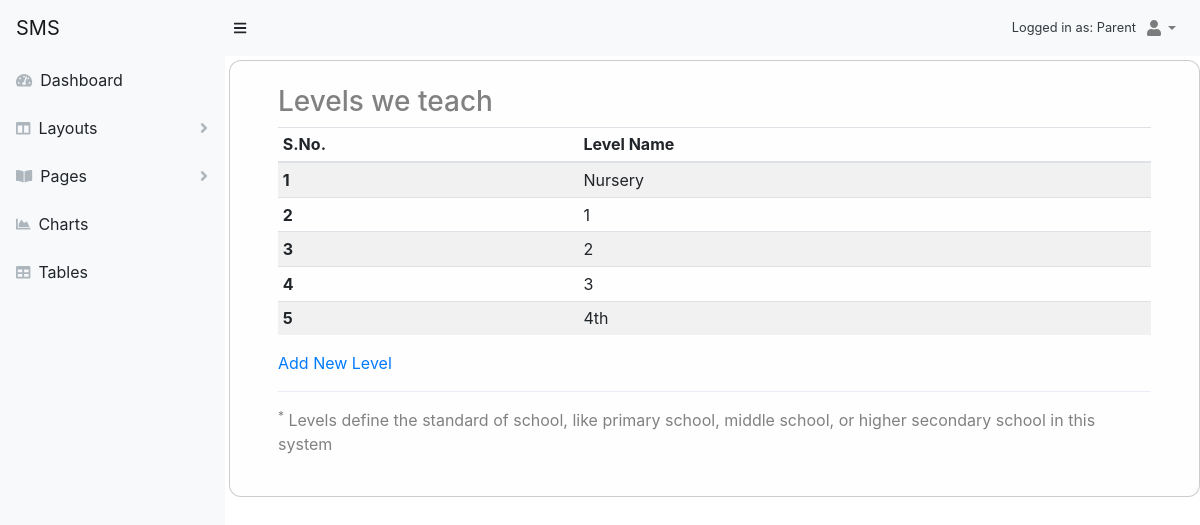
Page /campus/levels/ (signed in) on the committed database.
### accounts/models.py (models this page shows, shortened)
class User(AbstractBaseUser, PermissionsMixin):
    email = models.EmailField(_('email address'), unique=True)
    first_name = models.CharField(_('first name'), max_length=30, blank=True)
    last_name = models.CharField(_('last name'), max_length=30, blank=True)
    date_joined = models.DateTimeField(_('date joined'), auto_now_add=True)
    is_active = models.BooleanField(_('active'), default=True)
    is_staff = models.BooleanField(_('staff'), default=True)
    objects = UserManager()
    USERNAME_FIELD = 'email'
    REQUIRED_FIELDS = []
    class Meta:
        db_table = "User"
        verbose_name = _('user')
        verbose_name_plural = _('users')

### campus/models.py (models this page shows, shortened)
class Level(models.Model):
    name = models.CharField(max_length=20, unique=True)
    class Meta:
        db_table = 'Level'
        verbose_name = _('Level')
        verbose_name_plural = _('Levels')

### campus/views.py (the view)
# urls.py: path('levels/', views.Levels.as_view(), name='levels'),
class Levels(View):
    template_name = 'campus/level/levels.html'
    def get(self, request):
        levels = Level.objects.all()
        context = { 'levels': levels }
        return render(request, self.template_name, context)

### templates/campus/level/levels.html (shortened to what this page needs)
{% extends 'layouts/base.html' %}
{% block content %}
<div class="container">
    <h3>Levels we teach</h3>
    <table class="table table-sm table-striped">
        <thead>
            <tr>
                <th>S.No.</th>
                <th>Level Name</th>
            </tr>
        </thead>
        <tbody>
            {% for level in levels %}
            <tr>
                <th>{{ forloop.counter }}</th>
                <td>{{level.name}}</td>
            </tr>
            {% endfor %}
        </tbody>
    </table>
    <a href="{% url 'campus:add_level' %}">Add New Level</a>
    <hr>
    <p><sup>*</sup> Levels define the standard of school, like primary school, middle school, or higher secondary school in this system</p>
</div>
{% endblock content %}

### templates/layouts/base.html (shortened to what this page needs)
{% load static %}
<!DOCTYPE html>
<html lang="en">
    <head>
        <link href={% static 'css/styles.css' %} rel="stylesheet" />
        <link href="https://cdn.datatables.net/1.10.20/css/dataTables.bootstrap4.min.css" rel="stylesheet" />
    </head>
    <body class="sb-nav-fixed">
        <nav class="sb-topnav navbar navbar-expand navbar-light bg-light">
            <a class="navbar-brand" href={% url 'accounts:profile' %}>SMS</a>
            <button class="btn btn-link btn-sm order-1 order-lg-0" id="sidebarToggle"  data-toggle="collapse"  data-target="#layoutSidenav_nav" aria-controls="navbarTogglerDemo01" aria-expanded="false" aria-label="Toggle navigation">
                <i class="fas fa-bars"></i>
            </button>
            {% if user.is_authenticated %}
            <div class="small text-dark ml-auto">Logged in as: {%if user.groups.first.name is null %} Developer {%endif%}
                {{user.groups.first.name}}</div>
            <ul class="navbar-nav ml-auto ml-md-0 ">
                <li class="nav-item dropdown">
                    <a class="nav-link dropdown-toggle" id="userDropdown" href="#" role="button" data-toggle="dropdown" aria-haspopup="true" aria-expanded="false"><i class="fas fa-user fa-fw"></i></a>
                </li>
            </ul>
            {% else %}
                <ul class="navbar-nav ml-auto">
                    <li><a style="color:rgb(92, 77, 77); text-decoration:none; padding:20px;" href={% url 'password_reset' %}>Reset Password</a></li>
                    <li><a style="color:rgb(92, 77, 77); text-decoration:none; padding:20px;" href={% url 'accounts:login' %}>Login</a></li>
                </ul>
            {%endif%}
        </nav>
        <div id="layoutSidenav">
            <div id="layoutSidenav_nav">
                {% if user.is_authenticated %}
            <div class="col-sm-2" style="background-color: #FAFAFA;">
                {% if user.groups.first.name is null %}
                        {% include "includes/developerSidebar.html" %}
                {% elif user.groups.first.name == 'Principal' %}
                        {% include "includes/principalSidebar.html" %}
                {% elif user.groups.first.name == 'HR' %}
                        {% include "includes/hrStaffSidebar.html" %}
                {% elif user.groups.first.name == 'Teacher' %}
                        {% include "includes/teacherSidebar.html" %}
                {% elif user.groups.first.name == 'Student' %}
                        {% include "includes/studentSidebar.html" %}
                {% elif user.groups.first.name == 'Parent' %}
                        {% include "includes/parentSidebar.html" %}
                {% endif %}
            </div>
            {% endif %}
            </div>
            <div id="layoutSidenav_content">
                <div class="m-1 p-4 mr-auto  alert alert-light"
                 style="border:1px solid rgba(105, 95, 95, 0.322);
                     border-radius: 12px;">
                    {% block content %}
                    {% endblock %}
                </div>
            </div>
        </div>
        <link href='https://cdnjs.cloudflare.com/ajax/libs/bootstrap-datepicker/1.9.0/css/bootstrap-datepicker.min.css' rel='stylesheet' type='text/css'>
    </body>
</html>

### rows in the picture
User: groups.first.name "Parent"
Level: name "Nursery"
Level: name "1"
Level: name "2"
Level: name "3"
Level: name "4th"
